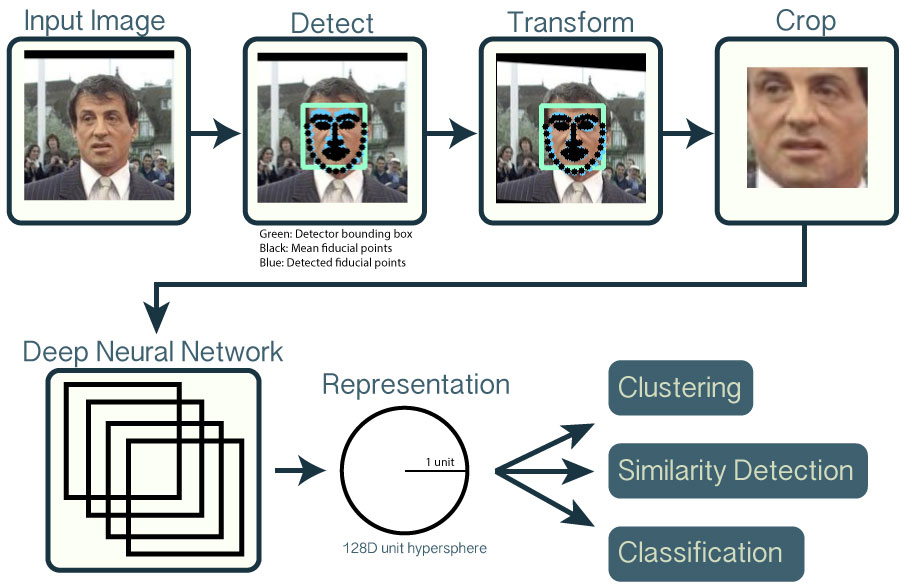
#> input picture pipeline.jpg, 905 x 588 px
$ python -i pythonfaces.py   (imports and definitions only)
#> lines starting #> are read from the running program, lines starting #| are printed output that depends on the picture; after the words box and inside, x2 and y2 are one past the last pixel; in counts of white or black regions, pixels touching at a corner belong together
#> further down, picture is the input picture: shape (588, 905, 3); mean B, G, R 208, 209, 206.1
import sys
import cv2
import numpy as np
FACE_CASCADE_FILE = "./data/haarcascades/haarcascade_frontalface_alt.xml"
EYE_CASCADE_FILE = "./data/haarcascades/haarcascade_eye_tree_eyeglasses.xml"

def prepareImage(img):
    # Converts the image in the format you want
    preparedImage = cv2.cvtColor(img, cv2.COLOR_BGR2GRAY)
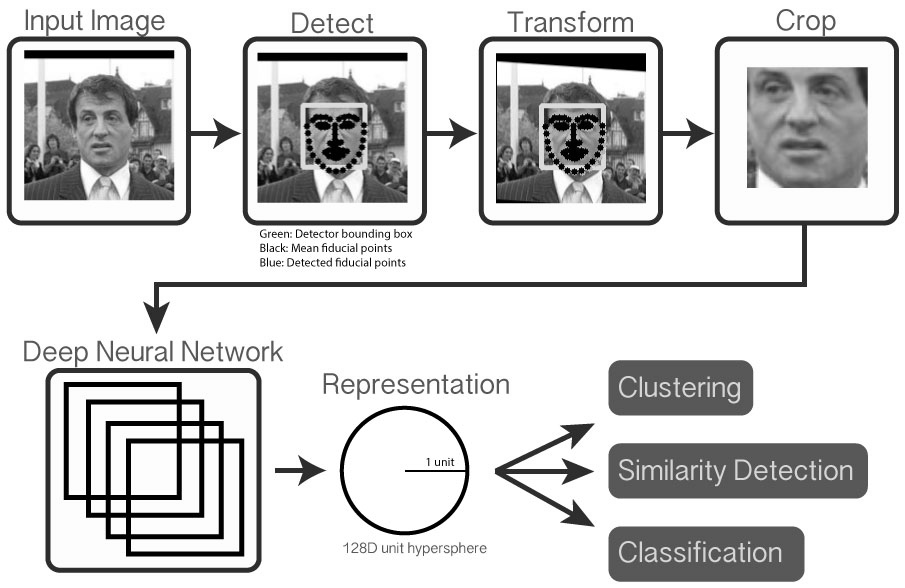
#> preparedImage: shape (588, 905); min 0, max 255, mean 208
    return preparedImage

# [67 lines left out: functions angle_between_2_points, get_rotation_matrix, crop_image, resizeAndPad, not called in this run]

def detectFaces(img, img_h=64,img_w=64,face_cascade_file=FACE_CASCADE_FILE,eye_cascade_file=EYE_CASCADE_FILE):
    # Detects any faces in the image and return a list with the original image and any other faces
    finalfaces=[]
    finalImage = prepareImage(img)
    face_cascade = cv2.CascadeClassifier()
    face_cascade.load(face_cascade_file)
    eyes_cascade = cv2.CascadeClassifier()
    eyes_cascade.load(eye_cascade_file)
    faces_collection = face_cascade.detectMultiScale(finalImage)
#> faces_collection = [[65, 91, 71, 71], [299, 95, 73, 73], [536, 95, 75, 75], [726, 32, 149, 149]]
    faces_chips = []
    s_height, s_width = img.shape[:2]
#> s_height = 588; s_width = 905
    for (x,y,w,h) in faces_collection:
        center = (x + w//2, y + h//2)
        img = cv2.ellipse(img, center, (w//2, h//2), 0, 0, 360, (255, 0, 255), 4)
        faceROI = finalImage[y:y+h,x:x+w]
        eyes = eyes_cascade.detectMultiScale(faceROI)
        detected_eyes=[]
        eye_sum=0.0
        i=0
        for (x2,y2,w2,h2) in eyes:
            i=i+1
            eye_center = (x + x2 + w2//2, y + y2 + h2//2)
            eye_size = w2 * h2
            eye_sum = eye_sum + eye_size
            print("size:",eye_size)
            detected_eyes.append((eye_center,eye_size,(x2,y2,w2,h2)))

        # Now we have to be sure that we are processing just eyes
        eye_average = eye_sum / i
        eye_centers=[]
        print("Average:",eye_average)
        half_average=eye_average / 2
        for eye in detected_eyes:
            print("one eye:",eye[1])
            if eye[1] >= half_average:
                eye_centers.append(eye[0])
                print("eye ok:",eye_centers)
                x2,y2,w2,h2 = eye[2]
                radius = int(round((w2 + h2)*0.25))
                img = cv2.circle(img, eye[0], radius, (255, 0, 0 ), 4)
        rotation_matrix = get_rotation_matrix(eye_centers[0], eye_centers[1])
        rotated = cv2.warpAffine(finalImage, rotation_matrix, (s_height, s_width), flags=cv2.INTER_CUBIC)
        cropped = crop_image(rotated, (x,y,w+x,h+y))
        squared = resizeAndPad(cropped, (img_h,img_w), 127)
        faces_chips.append(squared[1])
#> this loop made 1 pass
#> (x, y, w, h, center) on pass 1: (65, 91, 71, 71, (100, 126))
#> pass 1, in detectFaces, `img = cv2.ellipse(img, center, (w//2, h//2), 0, 0, 360, (255, 0, 255),..`:
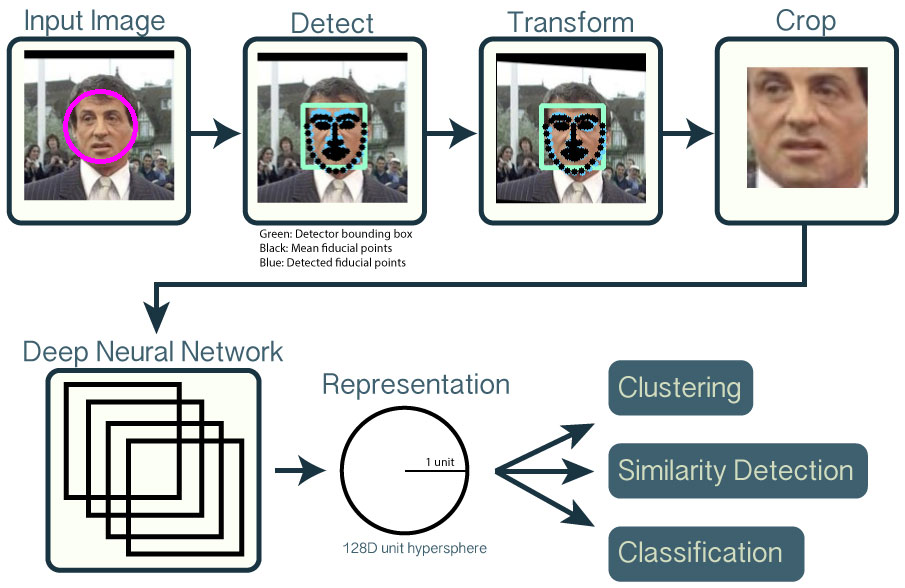
#> img: shape (588, 905, 3); 0.21% of pixels changed, all inside (x1, y1, x2, y2) = (63, 89, 138, 164)
#> pass 1, in detectFaces, `faceROI = finalImage[y:y+h,x:x+w]`:
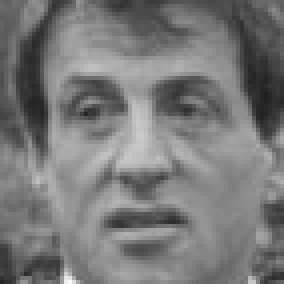
#> faceROI: shape (71, 71) (shown 4 times larger); min 32, max 250, mean 120.6
#> after the loop, faces_chips = []
    finalfaces.extend(faces_chips)
    return finalfaces

# [9 lines left out: functions imageFromFile, recFaces, not called in this run]

# [19 lines not run here, left out]


>>> import cv2
>>> picture = cv2.imread('pipeline.jpg')
#> (the run stopped early here; a loop or call above may not have finished)
